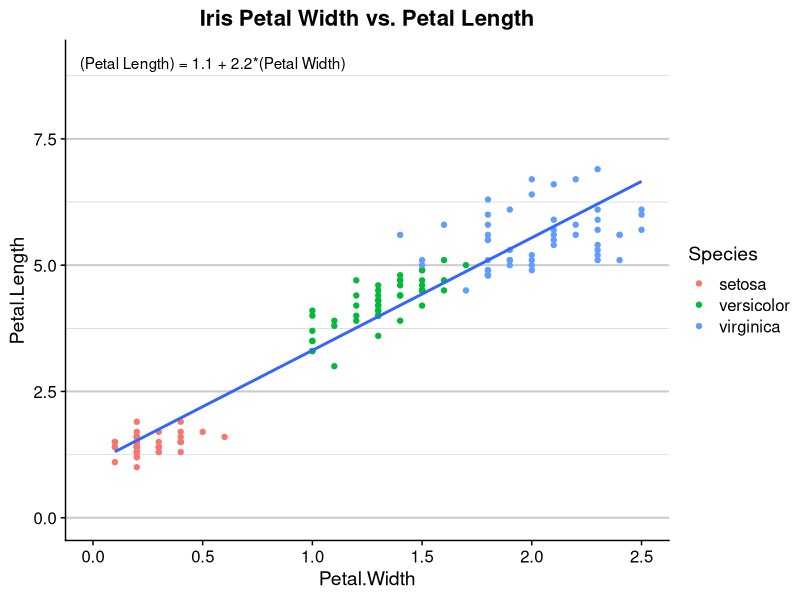
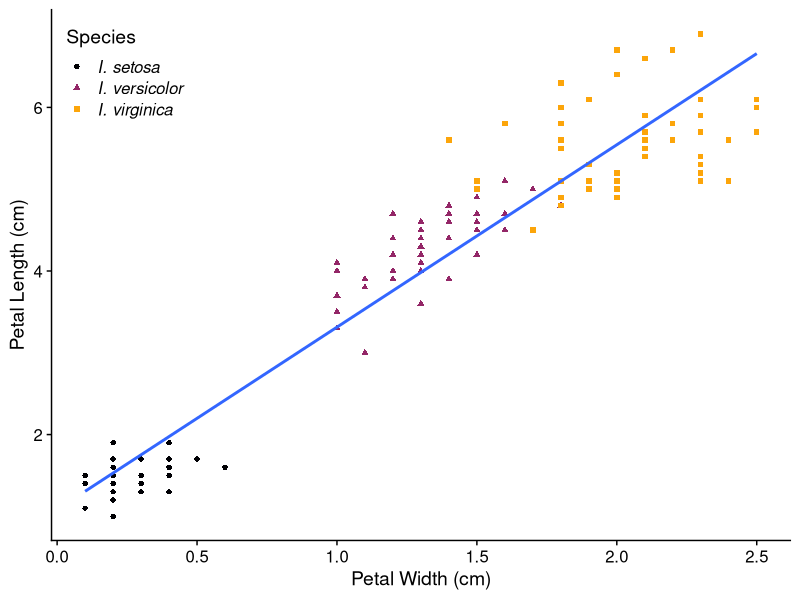
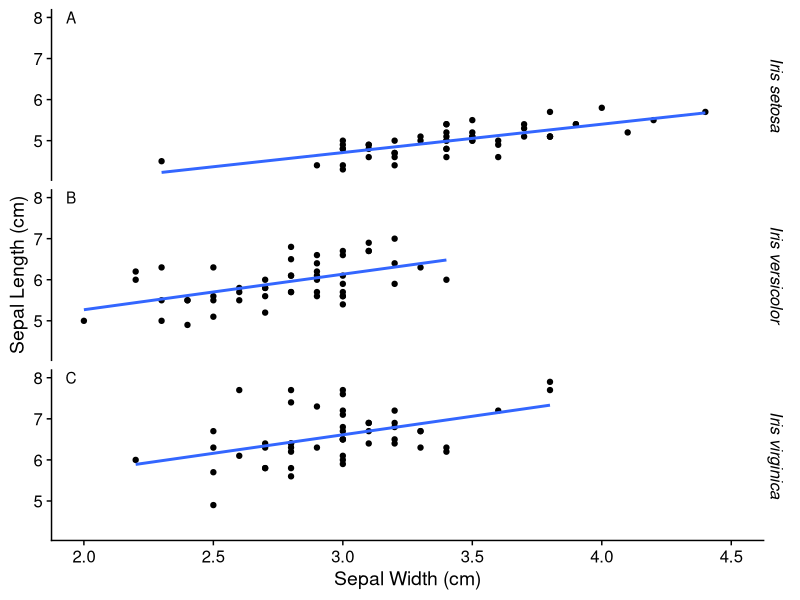
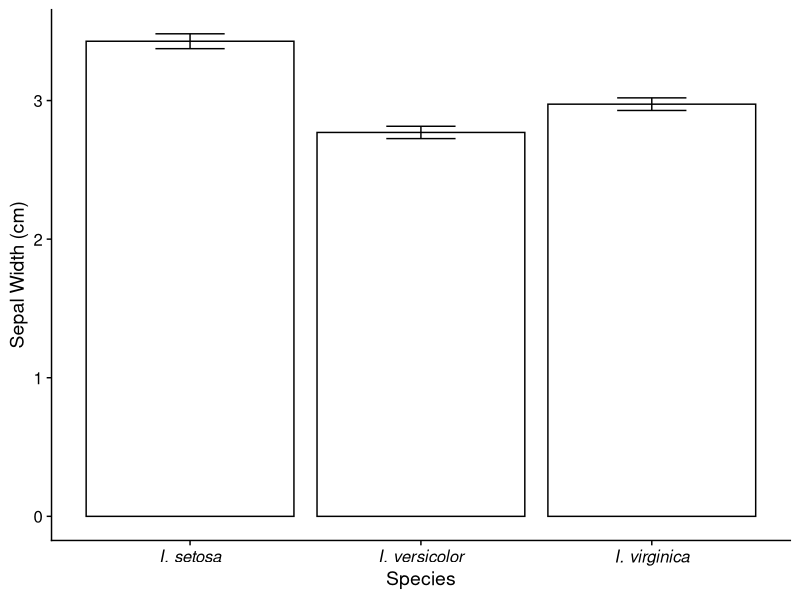
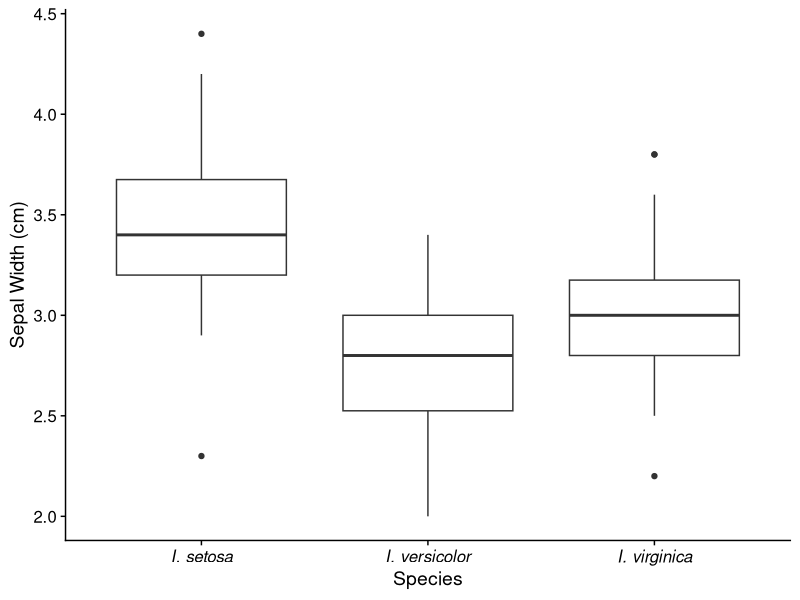
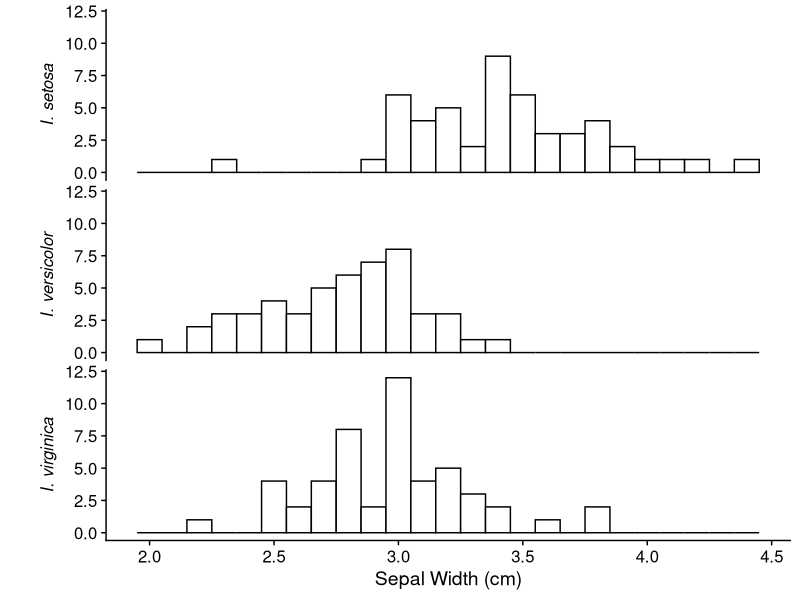
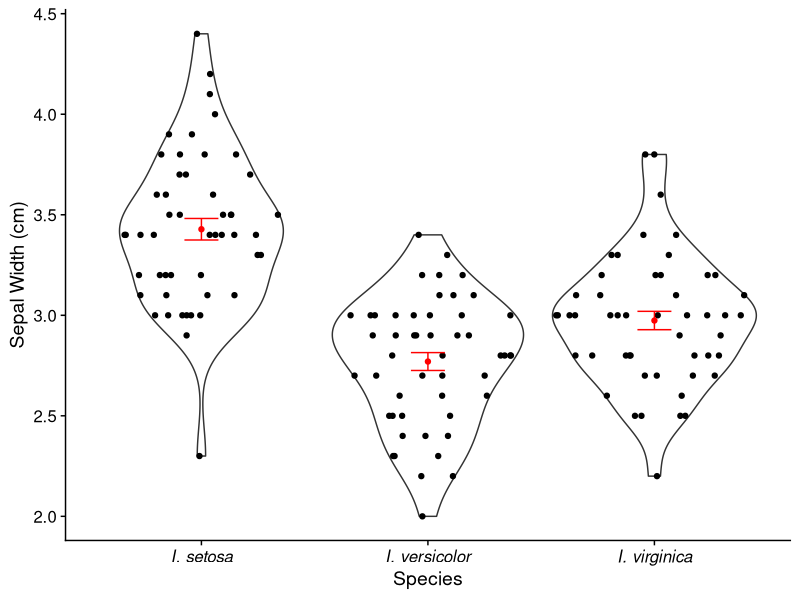
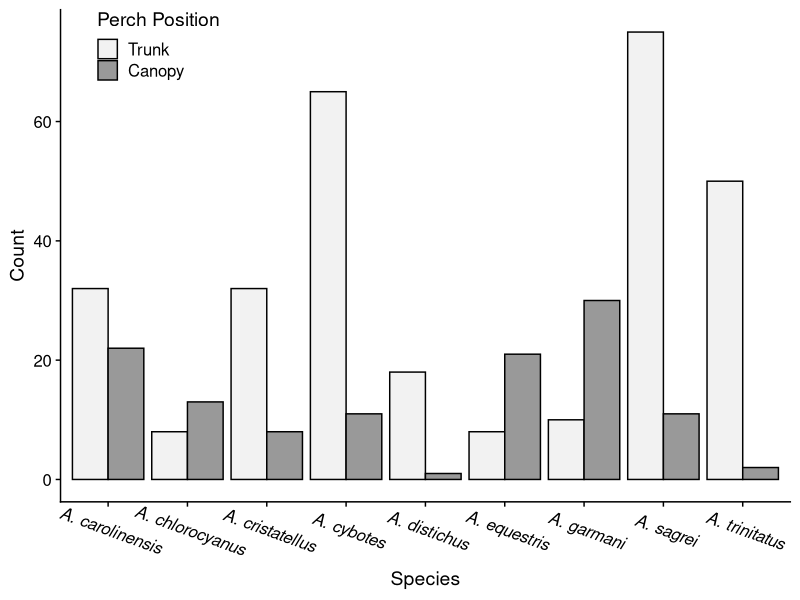

The R script that drew these images, in order:
## ---- chunk 1
library(ggplot2)
library(cowplot)
library(tidyr)
library(forcats)
library(tibble)
library(ggforce)
library(dplyr)
library(purrr)
library(glue)
theme_set(theme_cowplot())
## ---- chunk 2
iris_eqn = lm(Petal.Length~Petal.Width, iris) %>% 
  coef %>% as.list %>% 
  map(~round(.x, 1)) %>% 
  glue_data("(Petal Length) = {`(Intercept)`} + {Petal.Width}*(Petal Width)")

iris_smry = summary(lm(Petal.Length~Petal.Width, iris))
iris_smry
anova(lm(Petal.Length~Petal.Width, iris))[["Pr(>F)"]]

# For sepals, now
iris_sep = lm(Sepal.Length~Sepal.Width, iris) 
sep_eqn = iris_sep %>% 
  coef %>% as.list %>% 
  map(~round(.x, 1)) %>% 
  glue_data("(Sepal Length) = {`(Intercept)`} + {Sepal.Width}*(Sepal Width)")

iris_smry_sep = summary(iris_sep)
iris_smry_sep
anova(iris_sep)[["Pr(>F)"]][1]
## ---- chunk 3
# First, style guidelines
# Bad legends

ggplot(iris, aes(x = Petal.Width, y = Petal.Length)) +
  geom_point(aes(color = Species)) + ylim(0, 9) +
  theme(panel.grid.major.y  = element_line(color = grey(.8), size = .7),
        panel.grid.minor.y  = element_line(color = grey(.8), size = .2), 
        plot.title = element_text(hjust = .5)) +
  geom_smooth(aes(), method = "lm", se = FALSE) + 
  geom_text(label = iris_eqn, hjust = 0.05, data =   
              data.frame(Petal.Width = 0, Petal.Length = 9)) +
  ggtitle("Iris Petal Width vs. Petal Length")


## ---- chunk 4
iris %>% mutate(Species = glue("I. {Species}")) %>% 
ggplot(aes(x = Petal.Width, y = Petal.Length)) +
  geom_point(aes(color = Species, shape = Species)) + 
  geom_smooth(aes(), method = "lm", se = FALSE) + 
  ylab("Petal Length (cm)") + xlab("Petal Width (cm)") +
  scale_color_viridis_d(end = .8, option = "inferno") + 
  theme(legend.text = element_text(face = "italic"),
        legend.position =c(0.02, .88))

## ---- chunk 5
iris %>% mutate(Species = glue("Iris {Species}")) %>% 
ggplot(aes(x = Sepal.Width, y = Sepal.Length)) +
  geom_point() + 
  facet_grid(Species~.) + 
  geom_smooth(aes(), method = "lm", se = FALSE) + 
  ylab("Sepal Length (cm)") + xlab("Sepal Width (cm)") +
  scale_color_viridis_d(end = .8, option = "inferno") + 
  theme(strip.background = element_blank(), 
        strip.text =element_text(face = "italic")) + 
  geom_text(aes(label = label), data = tibble(
    Sepal.Width = 1.95, Sepal.Length = 8, label = LETTERS[1:3], 
    Species = glue("Iris {unique(iris$Species)}"))) + 
  coord_cartesian(xlim = c(2, 4.5))
## ---- chunk 6
iris_dyn = iris %>% group_by(Species) %>% 
  summarize(y = mean(Sepal.Width), 
          se = sd(Sepal.Width)/sqrt(n())) %>% 
  mutate(Species = paste0("I. ", Species))
ggplot(iris_dyn, aes(x = Species, y )) + 
  geom_col(fill = "white", color = "black") + 
  geom_errorbar(aes(ymin = y-se, ymax = y+se), width = .3) +
  ylab("Sepal Width (cm)") + 
  theme(axis.text.x = element_text(face = "italic"))

## ---- chunk 7
iris %>% mutate(Species = paste("I.", Species)) %>% 
  ggplot(aes(x = Species, Sepal.Width )) + 
  geom_boxplot() + 
  ylab("Sepal Width (cm)") + 
  theme(axis.text.x = element_text(face = "italic"))

## ---- chunk 8
iris %>% mutate(Species = paste("I.", Species)) %>% 
  ggplot(aes(x = Sepal.Width )) + 
  geom_histogram(fill = "white", color = "black", binwidth = .1) + 
  facet_grid(Species~., switch = "both") + 
  xlab("Sepal Width (cm)") + 
  theme(strip.text = element_text(face = "italic"),
        strip.background = element_blank(),
        strip.placement = "outside") + ylab("")

## ---- chunk 9
iris %>% mutate(Species = paste("I.", Species)) %>% 
  ggplot(aes(x = Species, Sepal.Width )) + 
  geom_violin() + 
  geom_sina() + 
  geom_errorbar(aes(y = y, ymin = y - se, ymax = y + se), 
                color = "red", data = iris_dyn, width = .15)+
  geom_point(aes(y = y), color = "red", data = iris_dyn)+
  ylab("Sepal Width (cm)") + 
  theme(axis.text.x = element_text(face = "italic"))

## ---- chunk 10

anole_classes = tribble(
~"Species",          ~"Ecomorph",      
"A. chlorocyanus",   "Trunk-crown",
"A. cristatellus",   "Trunk-ground",
"A. cybotes",        "Trunk-ground",
"A. distichus",      "Trunk",
"A. equestris",      "Crown Giant",
"A. garmani",        "Crown Giant",
"A. carolinensis",   "Trunk-crown",
"A. sagrei",         "Trunk-ground",
"A. trinitatus",     "Ground-ish")
set.seed(123); anole_dat = anole_classes %>% 
  distinct(Ecomorph) %>% 
  mutate(ground_prob = c(.25, .75, .5, .1, .9)) %>% 
  right_join(anole_classes, by = "Ecomorph") %>% 
  mutate(count = rpois(9, 3.5)*5 + rpois(9, 6)) %>% 
  mutate(Trunk = rbinom(9, count, ground_prob),
         Canopy = count - Trunk) %>%
  select(Species, Ecomorph, Trunk, Canopy) %>% 
  # Add in trunk bias
  mutate(Trunk = round(Trunk * 2.5)) %>% 
  gather(key = "Perch", value = "Count", Trunk, Canopy) %>% 
  mutate(Perch = factor(Perch, levels = c("Trunk", "Canopy")))

## ---- chunk 11

anole_dat %>% 
  ggplot(aes(x = Species, y = Count, group = Perch)) + 
  geom_col(aes(fill = Perch), color = "black", position = position_dodge()) +
  scale_fill_manual(values = c(grey(.95), grey(.6)), 
                    name = "Perch Position") +
    theme(axis.text.x = element_text(face = "italic", 
                                 angle = -20, hjust = 0.5, vjust = -.2),
        legend.position = c(0.05,1), #legend.direction = "horizontal", 
        legend.justification = c(0,1))
## ---- chunk 12

desc_cnt_lvls = anole_dat %>% group_by(Species) %>% 
  summarize(n = sum(Count)) %>% arrange(desc(n)) %>% pull(Species)
anole_dat %>% arrange(desc(Count)) %>% 
  mutate(Species = factor(Species, levels = desc_cnt_lvls)) %>% 
  ggplot(aes(x = Species, y = Count, group = Perch)) + 
  geom_col(aes(fill = Perch), color = "black") +
  scale_fill_manual(values = c(grey(.95), grey(.6)), 
                    name = "Perch Position") +
theme(axis.text.x = element_text(face = "italic", 
                                 angle = -20, hjust = 0.5, vjust = -.2),
        legend.position = c(1,1), legend.direction = "horizontal", 
        legend.justification = c(1,1))
## ---- chunk 13

anole_dat %>% arrange(Perch, desc(Count)) %>% 
  mutate(Species = fct_inorder(Species)) %>% 
  ggplot(aes(x = Species, y = Count, group = Perch)) + 
  geom_col(aes(fill = Perch), color = "black", position = position_dodge()) +
  scale_fill_manual(values = c(grey(.95), grey(.6)), 
                    name = "Perch Position") +
  theme(axis.text.x = element_text(face = "italic", 
                                 angle = -20, hjust = 0.5, vjust = -.2),
        legend.position = c(1,1), legend.direction = "horizontal", 
        legend.justification = c(1,1))
## ---- chunk 14

anole_freq = anole_dat %>% group_by(Perch) %>% 
  mutate(Frequency = Count/sum(Count)) %>% ungroup %>% 
  arrange(Perch, desc(Frequency) )
anole_freq %>%  
  mutate(Species = fct_inorder(Species)) %>% 
  ggplot(aes(x = Species, y = Frequency, group = Perch)) + 
  geom_col(aes(fill = Perch), color = "black", position = position_dodge()) +
  scale_fill_manual(values = c(grey(.95), grey(.6)), 
                    name = "Perch Position") +
  theme(axis.text.x = element_text(face = "italic", 
                                 angle = -20, hjust = 0.5, vjust = -.2),
        legend.position = c(0.05,1), legend.direction = "horizontal", 
        legend.justification = c(.0,1)) +
  ylab("Proportion of species\nat each perch position")
## ---- chunk 15

anole_freq1 = anole_dat %>% group_by(Species) %>% 
  mutate(Frequency = Count/sum(Count)) %>% ungroup %>% 
  arrange(Perch, Frequency) 
anole_freq1 %>%  
  mutate(Species = fct_inorder(Species)) %>% 
  ggplot(aes(x = Species, y = Frequency, group = Perch)) + 
  geom_col(aes(fill = Perch), color = "black") +
  scale_fill_manual(values = c(grey(.95), grey(.6)), 
                    name = "Perch\nPosition") +
  theme(axis.text.x = element_text(face = "italic", 
                                 angle = -20, hjust = 0, vjust = 1)) +
  ylab("Frequency of each species at perch position")
## ---- chunk 16

# When comparing groups

anole_diff_dat = anole_freq %>% group_by(Species) %>% 
  summarize(lowest = min(Frequency), highest = max(Frequency),
            which_higher = Perch[Frequency == highest]) %>% 
  arrange(desc(lowest))
anole_diff_dat %>%  
  mutate(Species = fct_inorder(Species)) %>% 
  ggplot(aes(x = Species)) + 
  geom_col(aes(y = highest, fill = which_higher), color = "black") +
  geom_col(aes(y = lowest), fill = "white", color = "black") +
  scale_fill_viridis_d(begin = .2, end = .81,
                    name = "More frequent\nperch position") +
  theme(axis.text.x = element_text(face = "italic", 
                                 angle = -20, hjust = 0.5, vjust = -.2),
        legend.position = c(1,1), legend.direction = "vertical", 
        legend.justification = c(1,1)) +
  ylab("Proportion of species \nat each perch position")
## ---- chunk 17
table_1_df = tibble::tibble(
  Group = LETTERS[1:3], N = c(10, 15, 12), 
  Mean = c(35.33, 42.61, 22.00), 
  `Std. Dev.` = c(3.53, 4.62, 2.97),
  Min. = c(30.74,36.36,17.99),
  Max. = c(37.02, 49.17, 26.38)
)
knitr::kable(table_1_df, booktabs = TRUE,
             caption = "Standard length of three populations of rainbow trout (*Oncorhynchus mykiss*) in Southern Appalachian streams.  Group A was collected from the New River, group B from the Watauga River and group C from Winkler Creek.", )
